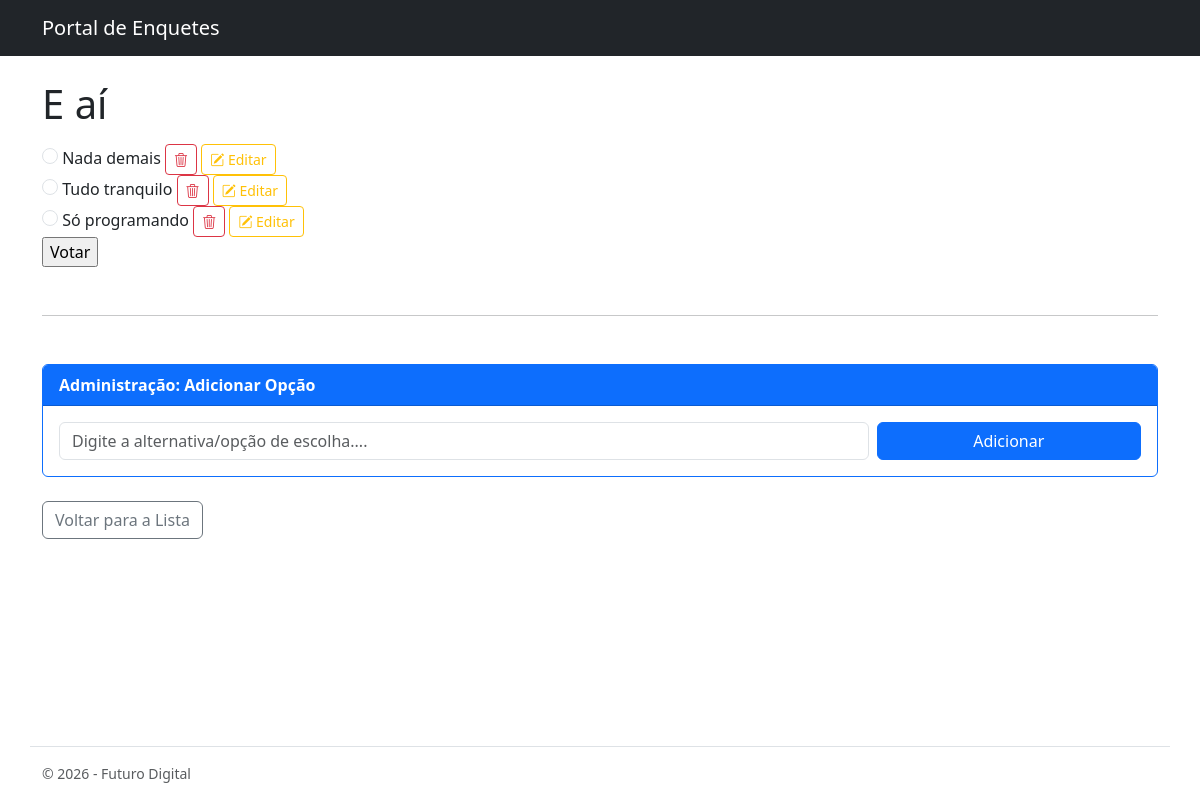
/1/, run on the app's committed database.
### enquetes/models.py (models this page shows, shortened)
class Questao(models.Model):
    descricao = models.CharField(max_length=200)
    data_pub = models.DateTimeField("Data de publicação")
    class Meta:
        verbose_name = "Questão"
        verbose_name_plural = "Questões"

class Alternativa(models.Model):
    questao = models.ForeignKey(Questao, on_delete=models.CASCADE)
    descricao = models.CharField(max_length=200)
    votos = models.IntegerField(default=0)
    class Meta:
        verbose_name = "Alternativa"
        verbose_name_plural = "Alternativas"

### enquetes/views.py (the view)
# urls.py: path('<int:questao_id>/', views.detalhe, name='detalhe'),
def detalhe(request, questao_id):
    questao = get_object_or_404(Questao, pk=questao_id)
    form_alternativa = AlternativaForm()
    context = {
        'questao': questao,
        'form_alternativa': form_alternativa
    }
    return render(request, "enquetes/detalhe.html", context)

### enquetes/forms.py
class AlternativaForm(forms.ModelForm):
    class Meta:
        model = Alternativa
        fields = ['descricao']
        widgets = {
            'descricao': forms.TextInput(attrs={'class':    'form-control', 'placeholder': 'Digite a alternativa/opção de escolha....'}),
        }

### enquetes/templates/enquetes/detalhe.html (shortened to what this page needs)
{% extends 'enquetes/base.html' %}
{% block content %}
<form action="{% url 'enquetes:voto' questao.id %}" method="post">
  <fieldset>
    <legend><h1>{{ questao.descricao }}</h1></legend>
    {% for alternativa in questao.alternativa_set.all %}
        <input type="radio" class="form-check-input" name="alternativa" id="alternativa{{ forloop.counter }}" value="{{ alternativa.id }}" />
        <label class="form-check-label" for="alternativa{{ forloop.counter }}">{{ alternativa.descricao }}</label>
          <button type="submit" form="form_excluir_alternativa_{{ alternativa.id }}" class="btn btn-sm btn-outline-danger" onclick="return confirm('Tem certeza que deseja excluir esta alternativa?')"><i class="bi bi-trash3"></i></button>
          <a href="{% url 'enquetes:editar_alternativa' alternativa.id %}" class="btn btn-sm btn-outline-warning"><i class="bi bi-pencil-square"></i> Editar</a>
        <br>
    {% endfor %}
  </fieldset>
  <input type="submit" value="Votar" />
</form>
<hr class="my-5" />
<div class="card border-primary">
  <div class="card-header bg-primary text-white">
    <strong>Administração: Adicionar Opção</strong>
  </div>
  <div class="card-body">
    <form
      action="{% url 'enquetes:nova_alternativa' questao.id %}"
      method="post"
    >
      <div class="row g-2">
        <div class="col-md-9">{{ form_alternativa.descricao }}</div>
        <div class="col-md-3">
          <button type="submit" class="btn btn-primary w-100">Adicionar</button>
        </div>
      </div>
    </form>
  </div>
</div>
<div class="mt-4">
  <a href="{% url 'enquetes:index' %}" class="btn btn-outline-secondary">Voltar para a Lista</a>
</div>
{% endblock %}

### data on the page
Questao: descricao "E aí"
Alternativa: descricao "Nada demais"
Alternativa: descricao "Tudo tranquilo"
Alternativa: descricao "Só programando"
